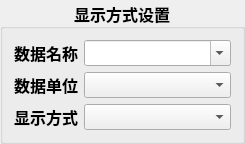
              <widget class="QGroupBox" name="groupBoxData">
               <property name="font">
                <font>
                 <family>黑体</family>
                 <pointsize>12</pointsize>
                 <weight>75</weight>
                 <bold>true</bold>
                </font>
               </property>
               <property name="title">
                <string>显示方式设置</string>
               </property>
               <property name="alignment">
                <set>Qt::AlignCenter</set>
               </property>
               <layout class="QGridLayout" name="gridLayout_4">
                <item row="0" column="0">
                 <widget class="QLabel" name="labelDataName">
                  <property name="sizePolicy">
                   <sizepolicy hsizetype="Fixed" vsizetype="Preferred">
                    <horstretch>0</horstretch>
                    <verstretch>0</verstretch>
                   </sizepolicy>
                  </property>
                  <property name="font">
                   <font>
                    <family>楷体</family>
                    <pointsize>12</pointsize>
                    <weight>75</weight>
                    <bold>true</bold>
                   </font>
                  </property>
                  <property name="lineWidth">
                   <number>0</number>
                  </property>
                  <property name="text">
                   <string>数据名称</string>
                  </property>
                  <property name="alignment">
                   <set>Qt::AlignCenter</set>
                  </property>
                  <property name="buddy">
                   <cstring>comboBoxDataName</cstring>
                  </property>
                 </widget>
                </item>
                <item row="0" column="1">
                 <widget class="QComboBox" name="comboBoxDataName">
                  <property name="sizePolicy">
                   <sizepolicy hsizetype="Fixed" vsizetype="Fixed">
                    <horstretch>0</horstretch>
                    <verstretch>0</verstretch>
                   </sizepolicy>
                  </property>
                  <property name="maximumSize">
                   <size>
                    <width>150</width>
                    <height>16777215</height>
                   </size>
                  </property>
                  <property name="font">
                   <font>
                    <family>宋体</family>
                    <pointsize>10</pointsize>
                   </font>
                  </property>
                  <property name="editable">
                   <bool>true</bool>
                  </property>
                  <item>
                   <property name="text">
                    <string/>
                   </property>
                  </item>
                  <item>
                   <property name="text">
                    <string>发动机转速</string>
                   </property>
                  </item>
                  <item>
                   <property name="text">
                    <string>油位</string>
                   </property>
                  </item>
                  <item>
                   <property name="text">
                    <string>双变温度</string>
                   </property>
                  </item>
                  <item>
                   <property name="text">
                    <string>缸盖温度</string>
                   </property>
                  </item>
                  <item>
                   <property name="text">
                    <string>机油温度</string>
                   </property>
                  </item>
                  <item>
                   <property name="text">
                    <string>机油压力</string>
                   </property>
                  </item>
                  <item>
                   <property name="text">
                    <string>制动压力</string>
                   </property>
                  </item>
                  <item>
                   <property name="text">
                    <string>双变压力</string>
                   </property>
                  </item>
                  <item>
                   <property name="text">
                    <string>充电指示灯</string>
                   </property>
                  </item>
                  <item>
                   <property name="text">
                    <string>刹车指示灯</string>
                   </property>
                  </item>
                  <item>
                   <property name="text">
                    <string>预热指示灯</string>
                   </property>
                  </item>
                  <item>
                   <property name="text">
                    <string>制动指示灯</string>
                   </property>
                  </item>
                  <item>
                   <property name="text">
                    <string>发电机指示灯</string>
                   </property>
                  </item>
                 </widget>
                </item>
                <item row="1" column="0">
                 <widget class="QLabel" name="labelDataUint">
                  <property name="sizePolicy">
                   <sizepolicy hsizetype="Fixed" vsizetype="Preferred">
                    <horstretch>0</horstretch>
                    <verstretch>0</verstretch>
                   </sizepolicy>
                  </property>
                  <property name="font">
                   <font>
                    <family>楷体</family>
                    <pointsize>12</pointsize>
                    <weight>75</weight>
                    <bold>true</bold>
                    <kerning>true</kerning>
                   </font>
                  </property>
                  <property name="text">
                   <string>数据单位</string>
                  </property>
                  <property name="alignment">
                   <set>Qt::AlignCenter</set>
                  </property>
                  <property name="buddy">
                   <cstring>comboBoxDataUint</cstring>
                  </property>
                 </widget>
                </item>
                <item row="1" column="1">
                 <widget class="QComboBox" name="comboBoxDataUint">
                  <property name="sizePolicy">
                   <sizepolicy hsizetype="Fixed" vsizetype="Fixed">
                    <horstretch>0</horstretch>
                    <verstretch>0</verstretch>
                   </sizepolicy>
                  </property>
                  <property name="maximumSize">
                   <size>
                    <width>150</width>
                    <height>16777215</height>
                   </size>
                  </property>
                  <property name="font">
                   <font>
                    <family>宋体</family>
                    <pointsize>10</pointsize>
                   </font>
                  </property>
                  <item>
                   <property name="text">
                    <string/>
                   </property>
                  </item>
                  <item>
                   <property name="text">
                    <string>V</string>
                   </property>
                  </item>
                  <item>
                   <property name="text">
                    <string>A</string>
                   </property>
                  </item>
                  <item>
                   <property name="text">
                    <string>Mpa</string>
                   </property>
                  </item>
                  <item>
                   <property name="text">
                    <string>m</string>
                   </property>
                  </item>
                  <item>
                   <property name="text">
                    <string>m/s</string>
                   </property>
                  </item>
                  <item>
                   <property name="text">
                    <string>m/s^2</string>
                   </property>
                  </item>
                  <item>
                   <property name="text">
                    <string>N/A</string>
                   </property>
                  </item>
                  <item>
                   <property name="text">
                    <string>℃</string>
                   </property>
                  </item>
                  <item>
                   <property name="text">
                    <string>Bar</string>
                   </property>
                  </item>
                 </widget>
                </item>
                <item row="2" column="0">
                 <widget class="QLabel" name="labelMeterType">
                  <property name="sizePolicy">
                   <sizepolicy hsizetype="Fixed" vsizetype="Preferred">
                    <horstretch>0</horstretch>
                    <verstretch>0</verstretch>
                   </sizepolicy>
                  </property>
                  <property name="font">
                   <font>
                    <family>楷体</family>
                    <pointsize>12</pointsize>
                    <weight>75</weight>
                    <bold>true</bold>
                   </font>
                  </property>
                  <property name="text">
                   <string>显示方式</string>
                  </property>
                  <property name="alignment">
                   <set>Qt::AlignCenter</set>
                  </property>
                  <property name="buddy">
                   <cstring>comboBoxMeterType</cstring>
                  </property>
                 </widget>
                </item>
                <item row="2" column="1">
                 <widget class="QComboBox" name="comboBoxMeterType">
                  <property name="sizePolicy">
                   <sizepolicy hsizetype="Fixed" vsizetype="Fixed">
                    <horstretch>0</horstretch>
                    <verstretch>0</verstretch>
                   </sizepolicy>
                  </property>
                  <property name="maximumSize">
                   <size>
                    <width>150</width>
                    <height>16777215</height>
                   </size>
                  </property>
                  <property name="font">
                   <font>
                    <family>宋体</family>
                    <pointsize>10</pointsize>
                    <italic>false</italic>
                   </font>
                  </property>
                  <item>
                   <property name="text">
                    <string/>
                   </property>
                  </item>
                  <item>
                   <property name="text">
                    <string>转速表</string>
                   </property>
                  </item>
                  <item>
                   <property name="text">
                    <string>油位表</string>
                   </property>
                  </item>
                  <item>
                   <property name="text">
                    <string>仪表盘</string>
                   </property>
                  </item>
                  <item>
                   <property name="text">
                    <string>温度计</string>
                   </property>
                  </item>
                  <item>
                   <property name="text">
                    <string>指示灯</string>
                   </property>
                  </item>
                  <item>
                   <property name="text">
                    <string>充电指示灯</string>
                   </property>
                  </item>
                  <item>
                   <property name="text">
                    <string>刹车制动指示灯</string>
                   </property>
                  </item>
                  <item>
                   <property name="text">
                    <string>预热指示灯</string>
                   </property>
                  </item>
                  <item>
                   <property name="text">
                    <string>制动充压欠压指示灯</string>
                   </property>
                  </item>
                  <item>
                   <property name="text">
                    <string>缸盖温度指示灯</string>
                   </property>
                  </item>
                  <item>
                   <property name="text">
                    <string>机油温度指示灯</string>
                   </property>
                  </item>
                 </widget>
                </item>
               </layout>
              </widget>
